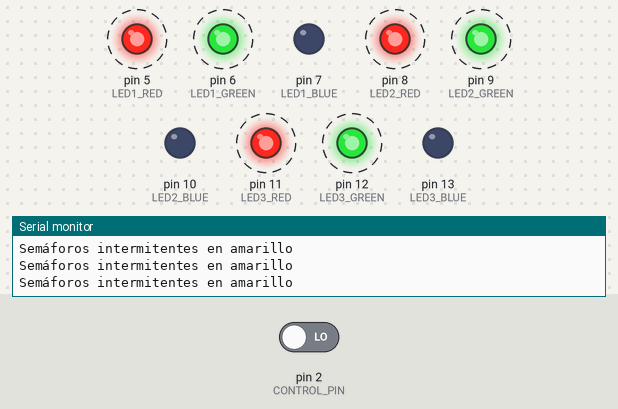
This sketch was run on a simulated Arduino Uno, built with avr-gcc and run on an emulated ATmega328P. Shown: output pins drawn as LEDs (lit = HIGH), the last lines printed to the serial monitor. Dashed ring = blinking. The inputs (shaded band) are chosen by the test bench; at power-on: pin 2 (CONTROL_PIN) LOW.

Above: at 4.8 s.
4.9 s: pin 2 (CONTROL_PIN) driven HIGH
At 6.9 s:
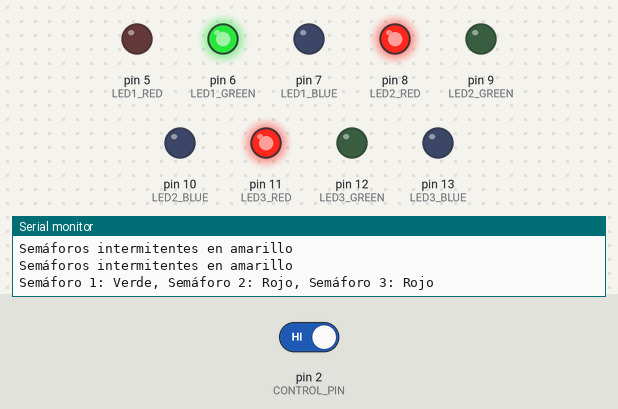
10.9 s: pin 2 (CONTROL_PIN) driven LOW
At 12.7 s:
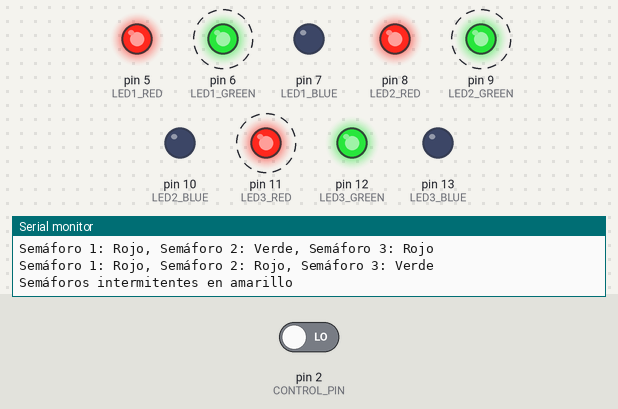
Timing chart, 0 to 22.9 s (numbered marks = the images above; inputs shaded):
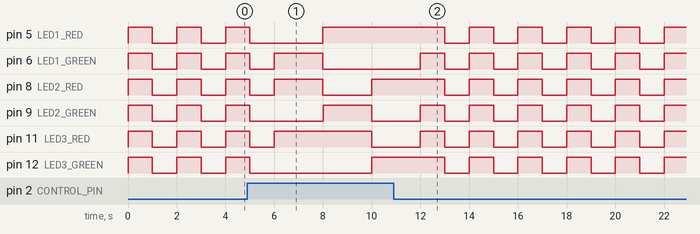

Measured:
- after the input at 10.9 s, pin 5 (LED1_RED), pin 6 (LED1_GREEN), pin 8 (LED2_RED), pin 11 (LED3_RED), pin 12 (LED3_GREEN): alternates HIGH for 1.0 s and LOW for 1.0 s, starting after 2.1 s; pin 9 (LED2_GREEN): alternates HIGH for 1.0 s and LOW for 1.0 s, starting after 1.1 s

The sketch:

laboratorio_21.ino
```cpp
#define LED1_RED 5
#define LED1_GREEN 6
#define LED1_BLUE 7

#define LED2_RED 8
#define LED2_GREEN 9
#define LED2_BLUE 10

#define LED3_RED 11
#define LED3_GREEN 12
#define LED3_BLUE 13

#define CONTROL_PIN 2  // Pin para el interruptor de encendido/apagado

void setup() {
  // Configurar los pines de LEDs como salida
  pinMode(LED1_RED, OUTPUT);
  pinMode(LED1_GREEN, OUTPUT);
  pinMode(LED1_BLUE, OUTPUT);

  pinMode(LED2_RED, OUTPUT);
  pinMode(LED2_GREEN, OUTPUT);
  pinMode(LED2_BLUE, OUTPUT);

  pinMode(LED3_RED, OUTPUT);
  pinMode(LED3_GREEN, OUTPUT);
  pinMode(LED3_BLUE, OUTPUT);

  pinMode(CONTROL_PIN, INPUT);  // Configurar el interruptor

  Serial.begin(9600);  // Iniciar el monitor serial
}

void setLedColors(int ledRedPin, int ledGreenPin, int ledBluePin, int r, int g, int b) {
  analogWrite(ledRedPin, r);
  analogWrite(ledGreenPin, g);
  analogWrite(ledBluePin, b);
}

void cicloSemaforos() {
  // Semáforo 1 en verde, los demás en rojo
  Serial.println("Semáforo 1: Verde, Semáforo 2: Rojo, Semáforo 3: Rojo");
  setLedColors(LED1_RED, LED1_GREEN, LED1_BLUE, 0, 255, 0);  // Verde en semáforo 1
  setLedColors(LED2_RED, LED2_GREEN, LED2_BLUE, 255, 0, 0);  // Rojo en semáforo 2
  setLedColors(LED3_RED, LED3_GREEN, LED3_BLUE, 255, 0, 0);  // Rojo en semáforo 3
  delay(2000);

  // Semáforo 2 en verde, los demás en rojo
  Serial.println("Semáforo 1: Rojo, Semáforo 2: Verde, Semáforo 3: Rojo");
  setLedColors(LED1_RED, LED1_GREEN, LED1_BLUE, 255, 0, 0);  // Rojo en semáforo 1
  setLedColors(LED2_RED, LED2_GREEN, LED2_BLUE, 0, 255, 0);  // Verde en semáforo 2
  setLedColors(LED3_RED, LED3_GREEN, LED3_BLUE, 255, 0, 0);  // Rojo en semáforo 3
  delay(2000);

  // Semáforo 3 en verde, los demás en rojo
  Serial.println("Semáforo 1: Rojo, Semáforo 2: Rojo, Semáforo 3: Verde");
  setLedColors(LED1_RED, LED1_GREEN, LED1_BLUE, 255, 0, 0);  // Rojo en semáforo 1
  setLedColors(LED2_RED, LED2_GREEN, LED2_BLUE, 255, 0, 0);  // Rojo en semáforo 2
  setLedColors(LED3_RED, LED3_GREEN, LED3_BLUE, 0, 255, 0);  // Verde en semáforo 3
  delay(2000);
}

void intermitenteAmarillo() {
  // Todos los semáforos en amarillo intermitente
  Serial.println("Semáforos intermitentes en amarillo");
  setLedColors(LED1_RED, LED1_GREEN, LED1_BLUE, 255, 255, 0);  // Amarillo en semáforo 1
  setLedColors(LED2_RED, LED2_GREEN, LED2_BLUE, 255, 255, 0);  // Amarillo en semáforo 2
  setLedColors(LED3_RED, LED3_GREEN, LED3_BLUE, 255, 255, 0);  // Amarillo en semáforo 3
  delay(1000);

  // Apagar LEDs
  setLedColors(LED1_RED, LED1_GREEN, LED1_BLUE, 0, 0, 0);
  setLedColors(LED2_RED, LED2_GREEN, LED2_BLUE, 0, 0, 0);
  setLedColors(LED3_RED, LED3_GREEN, LED3_BLUE, 0, 0, 0);
  delay(1000);
}

void loop() {
  int controlState = digitalRead(CONTROL_PIN);  // Leer el estado del interruptor

  if (controlState == HIGH) {
    // Si el interruptor está encendido, iniciar ciclo de semáforos
    cicloSemaforos();
  } else {
    // Si el interruptor está apagado, mostrar intermitente amarillo
    intermitenteAmarillo();
  }
}
```
